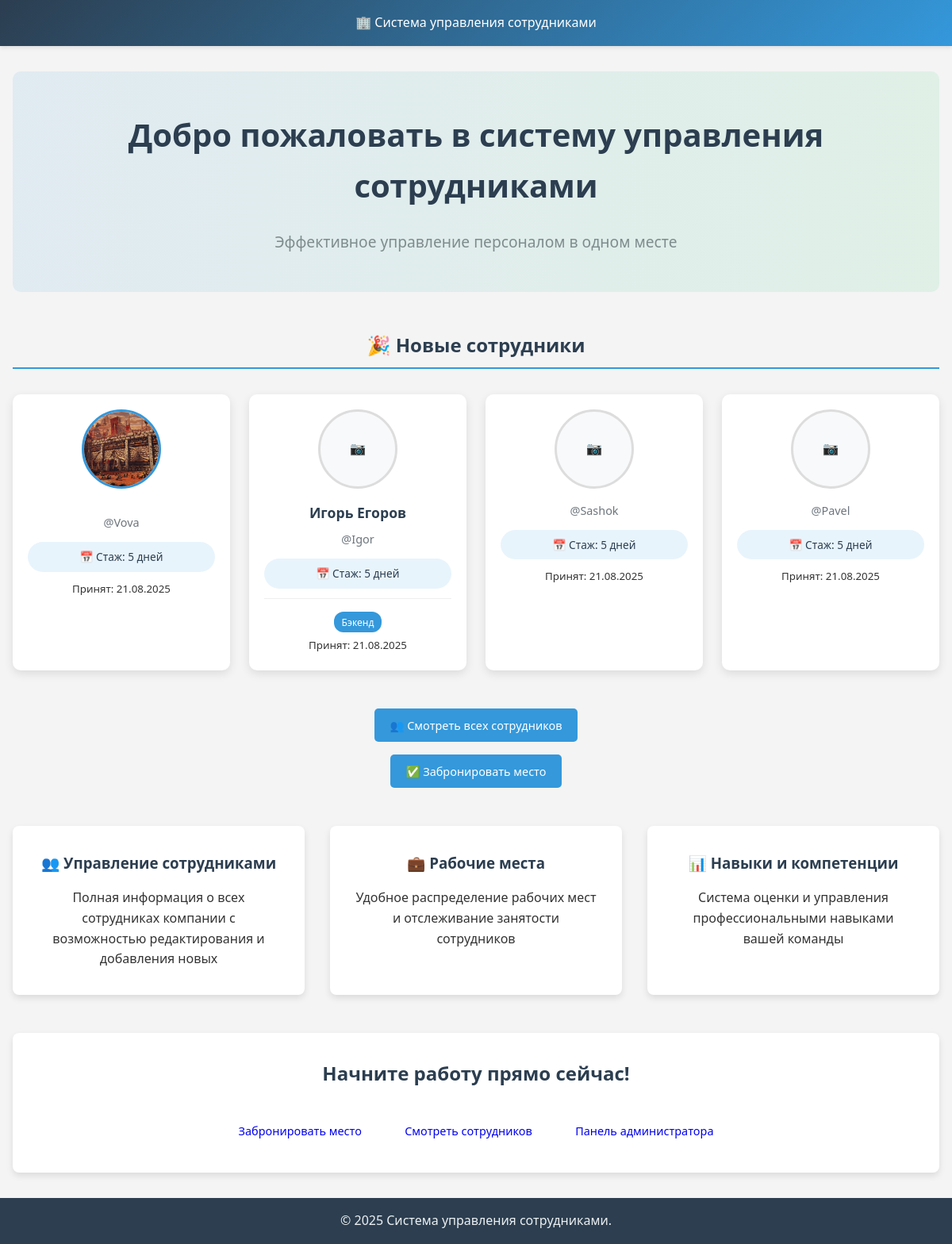
The page / on the database its author committed.
### employees/models.py (models this page shows, shortened)
class Employee(AbstractUser):
    GENDER_CHOICES = [
        ("M", "Мужской"),
        ("F", "Женский"),
    ]
    email = models.EmailField(
        unique=True,
        verbose_name="Email",
        blank=False,
    )
    username = models.CharField(
        max_length=150,
        unique=True,
        verbose_name="Логин",
    )
    middle_name = models.CharField(max_length=100, blank=True, verbose_name="Отчество")
    gender = models.CharField(max_length=1, choices=GENDER_CHOICES, verbose_name="Пол")
    description = models.TextField(blank=True, verbose_name="Описание")
    """
    groups = models.ManyToManyField(
        Group,
        verbose_name="Группы",
        blank=True,
        related_name="employee_groups",  # чтобы избежать конфликтов
        related_query_name="employees",
    )
    """
    class Meta:
        ordering = ("-date_joined",)
        verbose_name = "Сотрудник"
        verbose_name_plural = "Сотрудники"

class EmployeeImage(models.Model):
    employee = models.ForeignKey(
        Employee,
        on_delete=models.CASCADE,
        related_name="images",
        verbose_name="Сотрудник",
    )
    image = models.ImageField(
        upload_to="covers/", blank=True, verbose_name="Изображение"
    )
    order = models.PositiveIntegerField(
        default=None,
        null=True,
        blank=True,
        validators=[MinValueValidator(0)],
        verbose_name="Порядковый номер",
        help_text="Чем меньше число, тем выше в галерее",
    )
    is_main = models.BooleanField(
        default=False,
        verbose_name="Главное фото",
        help_text="Использовать как главное фото сотрудника сотрудника",
    )
    created_at = models.DateTimeField(auto_now_add=True)
    class Meta:
        unique_together = ("employee", "order")
        ordering = ("order", "created_at")
        verbose_name = "файл сотрудника"
        verbose_name_plural = "файлы сотрудников"

class EmployeeSkill(models.Model):
    SKILL_CHOICES = [
        ("frontend", "Фронтенд"),
        ("backend", "Бэкенд"),
        ("testing", "Тестирование"),
        ("management", "Управление проектами"),
        ("design", "Дизайн"),
        ("devops", "DevOps"),
    ]
    employee = models.ForeignKey(
        Employee,
        on_delete=models.CASCADE,
        related_name="skills",
        verbose_name="Сотрудник",
    )
    skill = models.CharField(
        max_length=100, choices=SKILL_CHOICES, verbose_name="Навык"
    )
    level = models.IntegerField(
        validators=[MinValueValidator(1), MaxValueValidator(10)],
        verbose_name="Уровень навыка",
    )
    class Meta:
        unique_together = ("employee", "skill")
        verbose_name = "Навык сотрудника"
        verbose_name_plural = "Навыки сотрудников"

### employees/views.py (the view)
# urls.py: path('', home_view, name='home'),
def home_view(request):
    latest_employees = Employee.objects.select_related('workplace').prefetch_related('skills')[:4]
    employees_data = []
    for employee in latest_employees:
        main_photo = EmployeeImage.objects.filter(
            employee=employee,
            is_main=True
        ).first()
        if not main_photo:
            main_photo = EmployeeImage.objects.filter(
                employee=employee
            ).first()
        experience_days = (now().date() - employee.date_joined.date()).days
        employees_data.append({
            'employee': employee,
            'main_photo': main_photo,
            'experience_days': experience_days
        })
    context = {
        'latest_employees': employees_data
    }
    return render(request, 'home.html', context)

### templates/home.html (shortened to what this page needs)
{% extends 'base.html' %}
{% load static %}
{% block extra_css %}
    <link rel="stylesheet" href="{% static 'css/home.css' %}">
{% endblock %}
{% block content %}
    <section class="hero">
        <h1>Добро пожаловать в систему управления сотрудниками</h1>
        <p>Эффективное управление персоналом в одном месте</p>
    </section>
    {% if latest_employees %}
    <section class="employees-section">
        <h2 class="section-title">🎉 Новые сотрудники</h2>
        <div class="employees-grid">
            {% for data in latest_employees %}
            <div class="employee-card-home">
                {% if data.main_photo %}
                <img src="{{ data.main_photo.image.url }}"
                     alt="{{ data.employee.username }}"
                     class="employee-photo">
                {% else %}
                <div class="no-photo">
                    <span>📷</span>
                </div>
                {% endif %}
                <h3 class="employee-name">
                    {{ data.employee.first_name }} {{ data.employee.last_name }}
                </h3>
                <p class="employee-username">@{{ data.employee.username }}</p>
                <div class="employee-experience">
                    📅 Стаж: {{ data.experience_days }} дней
                </div>
                {% if data.employee.skills.all %}
                <div class="employee-skills">
                    <ul class="skills-list">
                        {% for skill in data.employee.skills.all|slice:":3" %}
                        <li class="skill-item">{{ skill.get_skill_display }}</li>
                        {% endfor %}
                    </ul>
                </div>
                {% endif %}
                <p class="employee-date">
                    <small>Принят: {{ data.employee.date_joined|date:"d.m.Y" }}</small>
                </p>
            </div>
            {% endfor %}
        </div>
        <div class="view-all-btn">
            <a href="{% url 'employees:list' %}" class="btn btn-primary">
                👥 Смотреть всех сотрудников
            </a>
        </div>
        <div class="view-all-btn">
            <a href="{% url 'workplaces:workplaces' %}" class="btn btn-primary">
                ✅ Забронировать место
            </a>
        </div>
    </section>
    {% endif %}
    <section class="features">
        <div class="feature-card">
            <h3>👥 Управление сотрудниками</h3>
            <p>Полная информация о всех сотрудниках компании с возможностью редактирования и добавления новых</p>
        </div>
        <div class="feature-card">
            <h3>💼 Рабочие места</h3>
            <p>Удобное распределение рабочих мест и отслеживание занятости сотрудников</p>
        </div>
        <div class="feature-card">
            <h3>📊 Навыки и компетенции</h3>
            <p>Система оценки и управления профессиональными навыками вашей команды</p>
        </div>
    </section>
    <section class="cta-section">
        <h2>Начните работу прямо сейчас!</h2>
        <div class="cta-buttons">
            <a href="/workplaces" class="btn primary-btn">Забронировать место</a>
            <a href="{% url 'employees:list' %}" class="btn primary-btn">Смотреть сотрудников</a>
            <a href="/admin" class="btn secondary-btn">Панель администратора</a>
        </div>
    </section>
{% endblock %}

### static_dev/css/base.css (style rules this page uses)
* { margin: 0; padding: 0; box-sizing: border-box; }
body { font-family: 'Segoe UI', Tahoma, Geneva, Verdana, sans-serif; line-height: 1.6; color: #333; background-color: #f4f4f4; min-height: 100vh; display: flex; flex-direction: column; }
.btn { display: inline-block; padding: 0.6rem 1.2rem; border: none; border-radius: 5px; text-decoration: none; font-size: 0.9rem; cursor: pointer; transition: all 0.3s ease; text-align: center; }
.btn-primary { background-color: #3498db; color: white; }
h1, h2, h3 { margin-bottom: 1rem; color: #2c3e50; }
h1 { border-bottom: 2px solid #3498db; padding-bottom: 0.5rem; margin-bottom: 2rem; }

### static_dev/css/home.css (style rules this page uses)
.hero { text-align: center; padding: 3rem 1rem; margin-bottom: 3rem; background: linear-gradient(to right, rgba(52, 152, 219, 0.1), rgba(46, 204, 113, 0.1)); border-radius: 10px; }
.hero h1 { font-size: 2.5rem; margin-bottom: 1rem; border-bottom: none; }
.hero p { font-size: 1.2rem; color: #7f8c8d; }
.features { display: grid; grid-template-columns: repeat(auto-fit, minmax(300px, 1fr)); gap: 2rem; margin-bottom: 3rem; }
.feature-card { background: white; padding: 2rem; border-radius: 8px; box-shadow: 0 4px 8px rgba(0, 0, 0, 0.1); text-align: center; transition: transform 0.3s ease; }
.feature-card h3 { color: #2c3e50; margin-bottom: 1rem; }
.cta-section { text-align: center; padding: 2rem; background-color: white; border-radius: 8px; box-shadow: 0 4px 8px rgba(0, 0, 0, 0.1); }
.cta-section h2 { margin-bottom: 2rem; }
.cta-buttons { display: flex; justify-content: center; gap: 1rem; flex-wrap: wrap; }
.employees-section { margin: 3rem 0; }
.section-title { text-align: center; margin-bottom: 2rem; color: #2c3e50; border-bottom: 2px solid #3498db; padding-bottom: 0.5rem; }
.employees-grid { display: grid; grid-template-columns: repeat(auto-fit, minmax(250px, 1fr)); gap: 1.5rem; margin-bottom: 3rem; }
.employee-card-home { background: white; border-radius: 10px; padding: 1.2rem; box-shadow: 0 4px 12px rgba(0, 0, 0, 0.1); text-align: center; transition: transform 0.3s ease; }
.employee-photo { width: 100px; height: 100px; border-radius: 50%; object-fit: cover; border: 3px solid #3498db; margin: 0 auto 1rem; }
.no-photo { width: 100px; height: 100px; border-radius: 50%; background: #f8f9fa; border: 3px solid #ddd; display: flex; align-items: center; justify-content: center; margin: 0 auto 1rem; color: #6c757d; }
.employee-name { font-size: 1.1rem; font-weight: 600; color: #2c3e50; margin-bottom: 0.5rem; }
.employee-username { color: #6c757d; margin-bottom: 0.8rem; font-size: 0.9rem; }
.employee-experience { background: #e8f4fc; padding: 0.5rem 1rem; border-radius: 20px; font-size: 0.85rem; font-weight: 500; color: #2c3e50; margin: 0.5rem 0; }
.employee-skills { margin-top: 0.8rem; padding-top: 0.8rem; border-top: 1px solid #eee; }
.skills-list { list-style: none; padding: 0; margin: 0; }
.skill-item { display: inline-block; background: #3498db; color: white; padding: 0.2rem 0.6rem; border-radius: 12px; font-size: 0.75rem; margin: 0.2rem; }
.view-all-btn { text-align: center; margin-top: 1rem; }

### rows shown on the page
Employee: main_photo.image (picture), employee.username "Vova", experience_days "5", employee.date_joined "21.08.2025"
Employee: employee.first_name "Игорь", employee.last_name "Егоров", employee.username "Igor", experience_days "5", employee.date_joined "21.08.2025"
EmployeeSkill: skill "Бэкенд"
Employee: employee.username "Sashok", experience_days "5", employee.date_joined "21.08.2025"
Employee: employee.username "Pavel", experience_days "5", employee.date_joined "21.08.2025"
